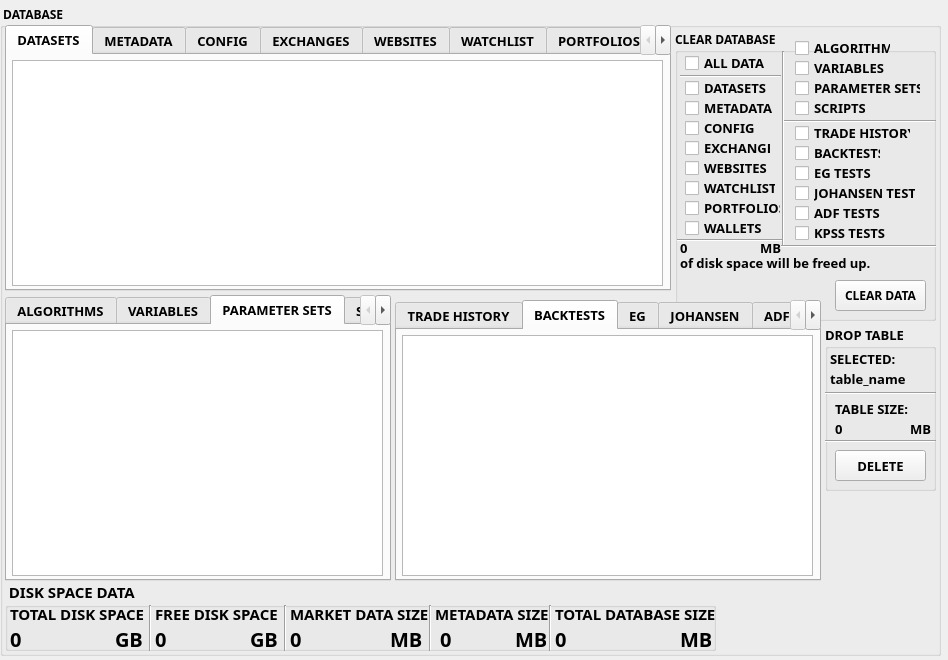
<?xml version="1.0" encoding="UTF-8"?>
<ui version="4.0">
 <class>Form</class>
 <widget class="QWidget" name="Form">
  <property name="geometry">
   <rect>
    <x>0</x>
    <y>0</y>
    <width>948</width>
    <height>660</height>
   </rect>
  </property>
  <property name="windowTitle">
   <string>Form</string>
  </property>
  <widget class="QGroupBox" name="groupBox_15">
   <property name="geometry">
    <rect>
     <x>0</x>
     <y>5</y>
     <width>941</width>
     <height>651</height>
    </rect>
   </property>
   <property name="font">
    <font>
     <family>FixedsysTTF</family>
     <weight>75</weight>
     <bold>true</bold>
    </font>
   </property>
   <property name="title">
    <string> DATABASE </string>
   </property>
   <widget class="QGroupBox" name="groupBox">
    <property name="geometry">
     <rect>
      <x>675</x>
      <y>25</y>
      <width>261</width>
      <height>291</height>
     </rect>
    </property>
    <property name="title">
     <string>CLEAR DATABASE </string>
    </property>
    <property name="checkable">
     <bool>false</bool>
    </property>
    <property name="checked">
     <bool>false</bool>
    </property>
    <widget class="QCheckBox" name="checkBox_2">
     <property name="geometry">
      <rect>
       <x>10</x>
       <y>70</y>
       <width>92</width>
       <height>16</height>
      </rect>
     </property>
     <property name="font">
      <font>
       <family>FixedsysTTF</family>
       <pointsize>10</pointsize>
       <weight>75</weight>
       <bold>true</bold>
      </font>
     </property>
     <property name="text">
      <string>METADATA</string>
     </property>
    </widget>
    <widget class="QCheckBox" name="checkBox">
     <property name="geometry">
      <rect>
       <x>10</x>
       <y>50</y>
       <width>86</width>
       <height>16</height>
      </rect>
     </property>
     <property name="font">
      <font>
       <family>FixedsysTTF</family>
       <pointsize>10</pointsize>
       <weight>75</weight>
       <bold>true</bold>
      </font>
     </property>
     <property name="text">
      <string>DATASETS</string>
     </property>
    </widget>
    <widget class="QCheckBox" name="checkBox_6">
     <property name="geometry">
      <rect>
       <x>120</x>
       <y>95</y>
       <width>116</width>
       <height>16</height>
      </rect>
     </property>
     <property name="font">
      <font>
       <family>FixedsysTTF</family>
       <pointsize>10</pointsize>
       <weight>75</weight>
       <bold>true</bold>
      </font>
     </property>
     <property name="text">
      <string>TRADE HISTORY</string>
     </property>
    </widget>
    <widget class="QCheckBox" name="checkBox_7">
     <property name="geometry">
      <rect>
       <x>120</x>
       <y>115</y>
       <width>86</width>
       <height>16</height>
      </rect>
     </property>
     <property name="font">
      <font>
       <family>FixedsysTTF</family>
       <pointsize>10</pointsize>
       <weight>75</weight>
       <bold>true</bold>
      </font>
     </property>
     <property name="text">
      <string>BACKTESTS</string>
     </property>
    </widget>
    <widget class="QCheckBox" name="checkBox_8">
     <property name="geometry">
      <rect>
       <x>120</x>
       <y>135</y>
       <width>81</width>
       <height>16</height>
      </rect>
     </property>
     <property name="font">
      <font>
       <family>FixedsysTTF</family>
       <pointsize>10</pointsize>
       <weight>75</weight>
       <bold>true</bold>
      </font>
     </property>
     <property name="text">
      <string>EG TESTS</string>
     </property>
    </widget>
    <widget class="QCheckBox" name="checkBox_9">
     <property name="geometry">
      <rect>
       <x>10</x>
       <y>25</y>
       <width>81</width>
       <height>16</height>
      </rect>
     </property>
     <property name="font">
      <font>
       <family>FixedsysTTF</family>
       <pointsize>10</pointsize>
       <weight>75</weight>
       <bold>true</bold>
      </font>
     </property>
     <property name="text">
      <string>ALL DATA</string>
     </property>
    </widget>
    <widget class="QCheckBox" name="checkBox_10">
     <property name="geometry">
      <rect>
       <x>10</x>
       <y>90</y>
       <width>71</width>
       <height>16</height>
      </rect>
     </property>
     <property name="font">
      <font>
       <family>FixedsysTTF</family>
       <pointsize>10</pointsize>
       <weight>75</weight>
       <bold>true</bold>
      </font>
     </property>
     <property name="text">
      <string>CONFIG</string>
     </property>
    </widget>
    <widget class="QCheckBox" name="checkBox_12">
     <property name="geometry">
      <rect>
       <x>120</x>
       <y>155</y>
       <width>121</width>
       <height>16</height>
      </rect>
     </property>
     <property name="font">
      <font>
       <family>FixedsysTTF</family>
       <pointsize>10</pointsize>
       <weight>75</weight>
       <bold>true</bold>
      </font>
     </property>
     <property name="text">
      <string>JOHANSEN TESTS</string>
     </property>
    </widget>
    <widget class="QCheckBox" name="checkBox_13">
     <property name="geometry">
      <rect>
       <x>120</x>
       <y>195</y>
       <width>96</width>
       <height>16</height>
      </rect>
     </property>
     <property name="font">
      <font>
       <family>FixedsysTTF</family>
       <pointsize>10</pointsize>
       <weight>75</weight>
       <bold>true</bold>
      </font>
     </property>
     <property name="text">
      <string>KPSS TESTS</string>
     </property>
    </widget>
    <widget class="QCheckBox" name="checkBox_14">
     <property name="geometry">
      <rect>
       <x>120</x>
       <y>175</y>
       <width>96</width>
       <height>16</height>
      </rect>
     </property>
     <property name="font">
      <font>
       <family>FixedsysTTF</family>
       <pointsize>10</pointsize>
       <weight>75</weight>
       <bold>true</bold>
      </font>
     </property>
     <property name="text">
      <string>ADF TESTS</string>
     </property>
    </widget>
    <widget class="Line" name="line_5">
     <property name="geometry">
      <rect>
       <x>5</x>
       <y>38</y>
       <width>101</width>
       <height>16</height>
      </rect>
     </property>
     <property name="orientation">
      <enum>Qt::Horizontal</enum>
     </property>
    </widget>
    <widget class="QCheckBox" name="checkBox_15">
     <property name="geometry">
      <rect>
       <x>10</x>
       <y>130</y>
       <width>92</width>
       <height>16</height>
      </rect>
     </property>
     <property name="font">
      <font>
       <family>FixedsysTTF</family>
       <pointsize>10</pointsize>
       <weight>75</weight>
       <bold>true</bold>
      </font>
     </property>
     <property name="text">
      <string>WEBSITES</string>
     </property>
    </widget>
    <widget class="QCheckBox" name="checkBox_16">
     <property name="geometry">
      <rect>
       <x>10</x>
       <y>150</y>
       <width>91</width>
       <height>16</height>
      </rect>
     </property>
     <property name="font">
      <font>
       <family>FixedsysTTF</family>
       <pointsize>10</pointsize>
       <weight>75</weight>
       <bold>true</bold>
      </font>
     </property>
     <property name="text">
      <string>WATCHLIST</string>
     </property>
    </widget>
    <widget class="QCheckBox" name="checkBox_17">
     <property name="geometry">
      <rect>
       <x>10</x>
       <y>110</y>
       <width>86</width>
       <height>16</height>
      </rect>
     </property>
     <property name="font">
      <font>
       <family>FixedsysTTF</family>
       <pointsize>10</pointsize>
       <weight>75</weight>
       <bold>true</bold>
      </font>
     </property>
     <property name="text">
      <string>EXCHANGES</string>
     </property>
    </widget>
    <widget class="QCheckBox" name="checkBox_18">
     <property name="geometry">
      <rect>
       <x>10</x>
       <y>190</y>
       <width>92</width>
       <height>16</height>
      </rect>
     </property>
     <property name="font">
      <font>
       <family>FixedsysTTF</family>
       <pointsize>10</pointsize>
       <weight>75</weight>
       <bold>true</bold>
      </font>
     </property>
     <property name="text">
      <string>WALLETS</string>
     </property>
    </widget>
    <widget class="QCheckBox" name="checkBox_20">
     <property name="geometry">
      <rect>
       <x>10</x>
       <y>170</y>
       <width>96</width>
       <height>16</height>
      </rect>
     </property>
     <property name="font">
      <font>
       <family>FixedsysTTF</family>
       <pointsize>10</pointsize>
       <weight>75</weight>
       <bold>true</bold>
      </font>
     </property>
     <property name="text">
      <string>PORTFOLIOS</string>
     </property>
    </widget>
    <widget class="QCheckBox" name="checkBox_3">
     <property name="geometry">
      <rect>
       <x>120</x>
       <y>10</y>
       <width>96</width>
       <height>16</height>
      </rect>
     </property>
     <property name="font">
      <font>
       <family>FixedsysTTF</family>
       <pointsize>10</pointsize>
       <weight>75</weight>
       <bold>true</bold>
      </font>
     </property>
     <property name="text">
      <string>ALGORITHMS</string>
     </property>
    </widget>
    <widget class="QCheckBox" name="checkBox_11">
     <property name="geometry">
      <rect>
       <x>120</x>
       <y>70</y>
       <width>71</width>
       <height>16</height>
      </rect>
     </property>
     <property name="font">
      <font>
       <family>FixedsysTTF</family>
       <pointsize>10</pointsize>
       <weight>75</weight>
       <bold>true</bold>
      </font>
     </property>
     <property name="text">
      <string>SCRIPTS</string>
     </property>
    </widget>
    <widget class="QCheckBox" name="checkBox_4">
     <property name="geometry">
      <rect>
       <x>120</x>
       <y>30</y>
       <width>92</width>
       <height>16</height>
      </rect>
     </property>
     <property name="font">
      <font>
       <family>FixedsysTTF</family>
       <pointsize>10</pointsize>
       <weight>75</weight>
       <bold>true</bold>
      </font>
     </property>
     <property name="text">
      <string>VARIABLES</string>
     </property>
    </widget>
    <widget class="QCheckBox" name="checkBox_5">
     <property name="geometry">
      <rect>
       <x>120</x>
       <y>50</y>
       <width>126</width>
       <height>16</height>
      </rect>
     </property>
     <property name="font">
      <font>
       <family>FixedsysTTF</family>
       <pointsize>10</pointsize>
       <weight>75</weight>
       <bold>true</bold>
      </font>
     </property>
     <property name="text">
      <string>PARAMETER SETS</string>
     </property>
    </widget>
    <widget class="Line" name="line_6">
     <property name="geometry">
      <rect>
       <x>107</x>
       <y>83</y>
       <width>154</width>
       <height>16</height>
      </rect>
     </property>
     <property name="orientation">
      <enum>Qt::Horizontal</enum>
     </property>
    </widget>
    <widget class="Line" name="line_7">
     <property name="geometry">
      <rect>
       <x>100</x>
       <y>21</y>
       <width>16</width>
       <height>196</height>
      </rect>
     </property>
     <property name="orientation">
      <enum>Qt::Vertical</enum>
     </property>
    </widget>
    <widget class="QLabel" name="label_16">
     <property name="geometry">
      <rect>
       <x>5</x>
       <y>225</y>
       <width>226</width>
       <height>16</height>
      </rect>
     </property>
     <property name="font">
      <font>
       <family>FixedsysTTF</family>
       <pointsize>10</pointsize>
       <weight>75</weight>
       <bold>true</bold>
      </font>
     </property>
     <property name="text">
      <string>of disk space will be freed up.</string>
     </property>
    </widget>
    <widget class="Line" name="line_9">
     <property name="geometry">
      <rect>
       <x>2</x>
       <y>202</y>
       <width>106</width>
       <height>16</height>
      </rect>
     </property>
     <property name="orientation">
      <enum>Qt::Horizontal</enum>
     </property>
    </widget>
    <widget class="Line" name="line_11">
     <property name="geometry">
      <rect>
       <x>106</x>
       <y>208</y>
       <width>156</width>
       <height>16</height>
      </rect>
     </property>
     <property name="orientation">
      <enum>Qt::Horizontal</enum>
     </property>
    </widget>
    <widget class="QLabel" name="label_22">
     <property name="geometry">
      <rect>
       <x>5</x>
       <y>210</y>
       <width>76</width>
       <height>16</height>
      </rect>
     </property>
     <property name="font">
      <font>
       <family>FixedsysTTF</family>
       <pointsize>10</pointsize>
       <weight>75</weight>
       <bold>true</bold>
      </font>
     </property>
     <property name="text">
      <string>0</string>
     </property>
    </widget>
    <widget class="QLabel" name="label_24">
     <property name="geometry">
      <rect>
       <x>85</x>
       <y>210</y>
       <width>21</width>
       <height>16</height>
      </rect>
     </property>
     <property name="font">
      <font>
       <family>FixedsysTTF</family>
       <pointsize>10</pointsize>
       <weight>75</weight>
       <bold>true</bold>
      </font>
     </property>
     <property name="text">
      <string>MB</string>
     </property>
    </widget>
    <widget class="QPushButton" name="pushButton_27">
     <property name="geometry">
      <rect>
       <x>160</x>
       <y>250</y>
       <width>91</width>
       <height>31</height>
      </rect>
     </property>
     <property name="toolTip">
      <string>&lt;html&gt;&lt;head/&gt;&lt;body&gt;&lt;p&gt;Clears all data (tables and files) from selected groups. Leaves empty tables.&lt;/p&gt;&lt;p&gt;Size:&lt;/p&gt;&lt;/body&gt;&lt;/html&gt;</string>
     </property>
     <property name="text">
      <string>CLEAR DATA</string>
     </property>
    </widget>
   </widget>
   <widget class="QTabWidget" name="tabWidget">
    <property name="geometry">
     <rect>
      <x>5</x>
      <y>290</y>
      <width>386</width>
      <height>286</height>
     </rect>
    </property>
    <property name="font">
     <font>
      <family>FixedsysTTF</family>
      <pointsize>10</pointsize>
      <weight>75</weight>
      <bold>true</bold>
     </font>
    </property>
    <property name="currentIndex">
     <number>2</number>
    </property>
    <widget class="QWidget" name="tab">
     <attribute name="title">
      <string>ALGORITHMS</string>
     </attribute>
     <widget class="QTableView" name="tableView_5">
      <property name="geometry">
       <rect>
        <x>5</x>
        <y>5</y>
        <width>371</width>
        <height>246</height>
       </rect>
      </property>
     </widget>
    </widget>
    <widget class="QWidget" name="tab_2">
     <attribute name="title">
      <string>VARIABLES</string>
     </attribute>
     <widget class="QTableView" name="tableView_7">
      <property name="geometry">
       <rect>
        <x>5</x>
        <y>5</y>
        <width>371</width>
        <height>246</height>
       </rect>
      </property>
     </widget>
    </widget>
    <widget class="QWidget" name="tab_3">
     <attribute name="title">
      <string>PARAMETER SETS</string>
     </attribute>
     <widget class="QTableView" name="tableView_8">
      <property name="geometry">
       <rect>
        <x>5</x>
        <y>5</y>
        <width>371</width>
        <height>246</height>
       </rect>
      </property>
     </widget>
    </widget>
    <widget class="QWidget" name="tab_18">
     <attribute name="title">
      <string>SCRIPTS</string>
     </attribute>
     <widget class="QTableView" name="tableView_22">
      <property name="geometry">
       <rect>
        <x>5</x>
        <y>5</y>
        <width>371</width>
        <height>246</height>
       </rect>
      </property>
     </widget>
    </widget>
   </widget>
   <widget class="QTabWidget" name="tabWidget_2">
    <property name="geometry">
     <rect>
      <x>395</x>
      <y>295</y>
      <width>426</width>
      <height>281</height>
     </rect>
    </property>
    <property name="font">
     <font>
      <family>FixedsysTTF</family>
      <pointsize>10</pointsize>
      <weight>75</weight>
      <bold>true</bold>
     </font>
    </property>
    <property name="currentIndex">
     <number>1</number>
    </property>
    <widget class="QWidget" name="tab_4">
     <attribute name="title">
      <string>TRADE HISTORY</string>
     </attribute>
     <widget class="QTableView" name="tableView_6">
      <property name="geometry">
       <rect>
        <x>5</x>
        <y>5</y>
        <width>411</width>
        <height>241</height>
       </rect>
      </property>
     </widget>
    </widget>
    <widget class="QWidget" name="tab_5">
     <attribute name="title">
      <string>BACKTESTS</string>
     </attribute>
     <widget class="QTableView" name="tableView_9">
      <property name="geometry">
       <rect>
        <x>5</x>
        <y>5</y>
        <width>411</width>
        <height>241</height>
       </rect>
      </property>
     </widget>
    </widget>
    <widget class="QWidget" name="tab_6">
     <attribute name="title">
      <string>EG</string>
     </attribute>
     <widget class="QTableView" name="tableView_10">
      <property name="geometry">
       <rect>
        <x>5</x>
        <y>5</y>
        <width>411</width>
        <height>241</height>
       </rect>
      </property>
     </widget>
    </widget>
    <widget class="QWidget" name="tab_7">
     <attribute name="title">
      <string>JOHANSEN</string>
     </attribute>
     <widget class="QTableView" name="tableView_11">
      <property name="geometry">
       <rect>
        <x>5</x>
        <y>5</y>
        <width>411</width>
        <height>241</height>
       </rect>
      </property>
     </widget>
    </widget>
    <widget class="QWidget" name="tab_8">
     <attribute name="title">
      <string>ADF</string>
     </attribute>
     <widget class="QTableView" name="tableView_12">
      <property name="geometry">
       <rect>
        <x>5</x>
        <y>5</y>
        <width>411</width>
        <height>241</height>
       </rect>
      </property>
     </widget>
    </widget>
    <widget class="QWidget" name="tab_9">
     <attribute name="title">
      <string>KPSS</string>
     </attribute>
     <widget class="QTableView" name="tableView_13">
      <property name="geometry">
       <rect>
        <x>5</x>
        <y>5</y>
        <width>411</width>
        <height>241</height>
       </rect>
      </property>
     </widget>
    </widget>
   </widget>
   <widget class="QGroupBox" name="groupBox_3">
    <property name="geometry">
     <rect>
      <x>5</x>
      <y>575</y>
      <width>711</width>
      <height>71</height>
     </rect>
    </property>
    <property name="font">
     <font>
      <family>FixedsysTTF</family>
      <pointsize>11</pointsize>
      <weight>75</weight>
      <bold>true</bold>
     </font>
    </property>
    <property name="title">
     <string> DISK SPACE DATA  </string>
    </property>
    <widget class="QLabel" name="label">
     <property name="geometry">
      <rect>
       <x>550</x>
       <y>25</y>
       <width>166</width>
       <height>17</height>
      </rect>
     </property>
     <property name="font">
      <font>
       <family>FixedsysTTF</family>
       <pointsize>11</pointsize>
       <weight>75</weight>
       <bold>true</bold>
      </font>
     </property>
     <property name="text">
      <string>TOTAL DATABASE SIZE</string>
     </property>
    </widget>
    <widget class="QLabel" name="label_3">
     <property name="geometry">
      <rect>
       <x>675</x>
       <y>50</y>
       <width>31</width>
       <height>17</height>
      </rect>
     </property>
     <property name="font">
      <font>
       <family>FixedsysTTF</family>
       <pointsize>15</pointsize>
       <weight>75</weight>
       <bold>true</bold>
      </font>
     </property>
     <property name="text">
      <string>MB</string>
     </property>
    </widget>
    <widget class="QLabel" name="label_2">
     <property name="geometry">
      <rect>
       <x>550</x>
       <y>50</y>
       <width>71</width>
       <height>17</height>
      </rect>
     </property>
     <property name="font">
      <font>
       <family>FixedsysTTF</family>
       <pointsize>15</pointsize>
       <weight>75</weight>
       <bold>true</bold>
      </font>
     </property>
     <property name="text">
      <string>0</string>
     </property>
    </widget>
    <widget class="QLabel" name="label_4">
     <property name="geometry">
      <rect>
       <x>430</x>
       <y>25</y>
       <width>116</width>
       <height>17</height>
      </rect>
     </property>
     <property name="font">
      <font>
       <family>FixedsysTTF</family>
       <pointsize>11</pointsize>
       <weight>75</weight>
       <bold>true</bold>
      </font>
     </property>
     <property name="text">
      <string>METADATA SIZE</string>
     </property>
    </widget>
    <widget class="QLabel" name="label_5">
     <property name="geometry">
      <rect>
       <x>510</x>
       <y>50</y>
       <width>31</width>
       <height>17</height>
      </rect>
     </property>
     <property name="font">
      <font>
       <family>FixedsysTTF</family>
       <pointsize>15</pointsize>
       <weight>75</weight>
       <bold>true</bold>
      </font>
     </property>
     <property name="text">
      <string>MB</string>
     </property>
    </widget>
    <widget class="QLabel" name="label_6">
     <property name="geometry">
      <rect>
       <x>435</x>
       <y>50</y>
       <width>71</width>
       <height>17</height>
      </rect>
     </property>
     <property name="font">
      <font>
       <family>FixedsysTTF</family>
       <pointsize>15</pointsize>
       <weight>75</weight>
       <bold>true</bold>
      </font>
     </property>
     <property name="text">
      <string>0</string>
     </property>
    </widget>
    <widget class="QLabel" name="label_7">
     <property name="geometry">
      <rect>
       <x>285</x>
       <y>25</y>
       <width>146</width>
       <height>17</height>
      </rect>
     </property>
     <property name="font">
      <font>
       <family>FixedsysTTF</family>
       <pointsize>11</pointsize>
       <weight>75</weight>
       <bold>true</bold>
      </font>
     </property>
     <property name="text">
      <string>MARKET DATA SIZE</string>
     </property>
    </widget>
    <widget class="QLabel" name="label_8">
     <property name="geometry">
      <rect>
       <x>385</x>
       <y>50</y>
       <width>36</width>
       <height>17</height>
      </rect>
     </property>
     <property name="font">
      <font>
       <family>FixedsysTTF</family>
       <pointsize>15</pointsize>
       <weight>75</weight>
       <bold>true</bold>
      </font>
     </property>
     <property name="text">
      <string>MB</string>
     </property>
    </widget>
    <widget class="QLabel" name="label_9">
     <property name="geometry">
      <rect>
       <x>285</x>
       <y>50</y>
       <width>86</width>
       <height>17</height>
      </rect>
     </property>
     <property name="font">
      <font>
       <family>FixedsysTTF</family>
       <pointsize>15</pointsize>
       <weight>75</weight>
       <bold>true</bold>
      </font>
     </property>
     <property name="text">
      <string>0</string>
     </property>
    </widget>
    <widget class="QLabel" name="label_11">
     <property name="geometry">
      <rect>
       <x>110</x>
       <y>50</y>
       <width>31</width>
       <height>17</height>
      </rect>
     </property>
     <property name="font">
      <font>
       <family>FixedsysTTF</family>
       <pointsize>15</pointsize>
       <weight>75</weight>
       <bold>true</bold>
      </font>
     </property>
     <property name="text">
      <string>GB</string>
     </property>
    </widget>
    <widget class="QLabel" name="label_12">
     <property name="geometry">
      <rect>
       <x>5</x>
       <y>50</y>
       <width>81</width>
       <height>17</height>
      </rect>
     </property>
     <property name="font">
      <font>
       <family>FixedsysTTF</family>
       <pointsize>15</pointsize>
       <weight>75</weight>
       <bold>true</bold>
      </font>
     </property>
     <property name="text">
      <string>0</string>
     </property>
    </widget>
    <widget class="QLabel" name="label_10">
     <property name="geometry">
      <rect>
       <x>5</x>
       <y>25</y>
       <width>136</width>
       <height>17</height>
      </rect>
     </property>
     <property name="font">
      <font>
       <family>FixedsysTTF</family>
       <pointsize>11</pointsize>
       <weight>75</weight>
       <bold>true</bold>
      </font>
     </property>
     <property name="text">
      <string>TOTAL DISK SPACE</string>
     </property>
    </widget>
    <widget class="QLabel" name="label_13">
     <property name="geometry">
      <rect>
       <x>245</x>
       <y>50</y>
       <width>31</width>
       <height>17</height>
      </rect>
     </property>
     <property name="font">
      <font>
       <family>FixedsysTTF</family>
       <pointsize>15</pointsize>
       <weight>75</weight>
       <bold>true</bold>
      </font>
     </property>
     <property name="text">
      <string>GB</string>
     </property>
    </widget>
    <widget class="QLabel" name="label_14">
     <property name="geometry">
      <rect>
       <x>150</x>
       <y>25</y>
       <width>131</width>
       <height>17</height>
      </rect>
     </property>
     <property name="font">
      <font>
       <family>FixedsysTTF</family>
       <pointsize>11</pointsize>
       <weight>75</weight>
       <bold>true</bold>
      </font>
     </property>
     <property name="text">
      <string>FREE DISK SPACE</string>
     </property>
    </widget>
    <widget class="QLabel" name="label_15">
     <property name="geometry">
      <rect>
       <x>150</x>
       <y>50</y>
       <width>91</width>
       <height>17</height>
      </rect>
     </property>
     <property name="font">
      <font>
       <family>FixedsysTTF</family>
       <pointsize>15</pointsize>
       <weight>75</weight>
       <bold>true</bold>
      </font>
     </property>
     <property name="text">
      <string>0</string>
     </property>
    </widget>
    <widget class="Line" name="line">
     <property name="geometry">
      <rect>
       <x>140</x>
       <y>25</y>
       <width>10</width>
       <height>46</height>
      </rect>
     </property>
     <property name="orientation">
      <enum>Qt::Vertical</enum>
     </property>
    </widget>
    <widget class="Line" name="line_2">
     <property name="geometry">
      <rect>
       <x>275</x>
       <y>25</y>
       <width>10</width>
       <height>46</height>
      </rect>
     </property>
     <property name="orientation">
      <enum>Qt::Vertical</enum>
     </property>
    </widget>
    <widget class="Line" name="line_3">
     <property name="geometry">
      <rect>
       <x>420</x>
       <y>25</y>
       <width>10</width>
       <height>46</height>
      </rect>
     </property>
     <property name="orientation">
      <enum>Qt::Vertical</enum>
     </property>
    </widget>
    <widget class="Line" name="line_4">
     <property name="geometry">
      <rect>
       <x>540</x>
       <y>25</y>
       <width>10</width>
       <height>46</height>
      </rect>
     </property>
     <property name="orientation">
      <enum>Qt::Vertical</enum>
     </property>
    </widget>
   </widget>
   <widget class="QTabWidget" name="tabWidget_3">
    <property name="geometry">
     <rect>
      <x>5</x>
      <y>20</y>
      <width>666</width>
      <height>266</height>
     </rect>
    </property>
    <property name="font">
     <font>
      <family>FixedsysTTF</family>
      <pointsize>10</pointsize>
      <weight>75</weight>
      <bold>true</bold>
     </font>
    </property>
    <property name="currentIndex">
     <number>0</number>
    </property>
    <widget class="QWidget" name="tab_10">
     <attribute name="title">
      <string>DATASETS</string>
     </attribute>
     <widget class="QTableView" name="tableView_14">
      <property name="geometry">
       <rect>
        <x>5</x>
        <y>5</y>
        <width>651</width>
        <height>226</height>
       </rect>
      </property>
     </widget>
    </widget>
    <widget class="QWidget" name="tab_11">
     <attribute name="title">
      <string>METADATA</string>
     </attribute>
     <widget class="QTableView" name="tableView_15">
      <property name="geometry">
       <rect>
        <x>5</x>
        <y>5</y>
        <width>651</width>
        <height>226</height>
       </rect>
      </property>
     </widget>
    </widget>
    <widget class="QWidget" name="tab_12">
     <attribute name="title">
      <string>CONFIG</string>
     </attribute>
     <widget class="QTableView" name="tableView_16">
      <property name="geometry">
       <rect>
        <x>5</x>
        <y>5</y>
        <width>651</width>
        <height>226</height>
       </rect>
      </property>
     </widget>
    </widget>
    <widget class="QWidget" name="tab_16">
     <attribute name="title">
      <string>EXCHANGES</string>
     </attribute>
     <widget class="QTableView" name="tableView_17">
      <property name="geometry">
       <rect>
        <x>5</x>
        <y>5</y>
        <width>651</width>
        <height>226</height>
       </rect>
      </property>
     </widget>
    </widget>
    <widget class="QWidget" name="tab_14">
     <attribute name="title">
      <string>WEBSITES</string>
     </attribute>
     <widget class="QTableView" name="tableView_18">
      <property name="geometry">
       <rect>
        <x>5</x>
        <y>5</y>
        <width>651</width>
        <height>226</height>
       </rect>
      </property>
     </widget>
    </widget>
    <widget class="QWidget" name="tab_15">
     <attribute name="title">
      <string>WATCHLIST</string>
     </attribute>
     <widget class="QTableView" name="tableView_19">
      <property name="geometry">
       <rect>
        <x>5</x>
        <y>5</y>
        <width>651</width>
        <height>226</height>
       </rect>
      </property>
     </widget>
    </widget>
    <widget class="QWidget" name="tab_17">
     <attribute name="title">
      <string>PORTFOLIOS</string>
     </attribute>
     <widget class="QTableView" name="tableView_20">
      <property name="geometry">
       <rect>
        <x>5</x>
        <y>5</y>
        <width>651</width>
        <height>226</height>
       </rect>
      </property>
     </widget>
    </widget>
    <widget class="QWidget" name="tab_13">
     <attribute name="title">
      <string>WALLETS</string>
     </attribute>
     <widget class="QTableView" name="tableView_21">
      <property name="geometry">
       <rect>
        <x>5</x>
        <y>5</y>
        <width>651</width>
        <height>226</height>
       </rect>
      </property>
     </widget>
    </widget>
   </widget>
   <widget class="QGroupBox" name="groupBox_2">
    <property name="geometry">
     <rect>
      <x>825</x>
      <y>320</y>
      <width>111</width>
      <height>166</height>
     </rect>
    </property>
    <property name="font">
     <font>
      <family>FixedsysTTF</family>
      <pointsize>10</pointsize>
      <weight>75</weight>
      <bold>true</bold>
     </font>
    </property>
    <property name="title">
     <string>DROP TABLE</string>
    </property>
    <widget class="QLabel" name="label_25">
     <property name="geometry">
      <rect>
       <x>5</x>
       <y>25</y>
       <width>66</width>
       <height>17</height>
      </rect>
     </property>
     <property name="font">
      <font>
       <family>FixedsysTTF</family>
       <pointsize>10</pointsize>
       <weight>75</weight>
       <bold>true</bold>
      </font>
     </property>
     <property name="text">
      <string>SELECTED:</string>
     </property>
    </widget>
    <widget class="QLabel" name="label_26">
     <property name="geometry">
      <rect>
       <x>5</x>
       <y>45</y>
       <width>101</width>
       <height>17</height>
      </rect>
     </property>
     <property name="font">
      <font>
       <family>FixedsysTTF</family>
       <pointsize>10</pointsize>
       <weight>75</weight>
       <bold>true</bold>
      </font>
     </property>
     <property name="text">
      <string>table_name</string>
     </property>
    </widget>
    <widget class="QLabel" name="label_20">
     <property name="geometry">
      <rect>
       <x>10</x>
       <y>75</y>
       <width>81</width>
       <height>17</height>
      </rect>
     </property>
     <property name="font">
      <font>
       <family>FixedsysTTF</family>
       <pointsize>10</pointsize>
       <weight>75</weight>
       <bold>true</bold>
      </font>
     </property>
     <property name="text">
      <string>TABLE SIZE:</string>
     </property>
    </widget>
    <widget class="Line" name="line_12">
     <property name="geometry">
      <rect>
       <x>0</x>
       <y>60</y>
       <width>111</width>
       <height>16</height>
      </rect>
     </property>
     <property name="orientation">
      <enum>Qt::Horizontal</enum>
     </property>
    </widget>
    <widget class="QLabel" name="label_21">
     <property name="geometry">
      <rect>
       <x>10</x>
       <y>95</y>
       <width>71</width>
       <height>17</height>
      </rect>
     </property>
     <property name="font">
      <font>
       <family>FixedsysTTF</family>
       <pointsize>10</pointsize>
       <weight>75</weight>
       <bold>true</bold>
      </font>
     </property>
     <property name="text">
      <string>0 </string>
     </property>
    </widget>
    <widget class="QLabel" name="label_23">
     <property name="geometry">
      <rect>
       <x>85</x>
       <y>95</y>
       <width>21</width>
       <height>17</height>
      </rect>
     </property>
     <property name="font">
      <font>
       <family>FixedsysTTF</family>
       <pointsize>10</pointsize>
       <weight>75</weight>
       <bold>true</bold>
      </font>
     </property>
     <property name="text">
      <string>MB</string>
     </property>
    </widget>
    <widget class="QPushButton" name="pushButton_26">
     <property name="geometry">
      <rect>
       <x>10</x>
       <y>125</y>
       <width>91</width>
       <height>31</height>
      </rect>
     </property>
     <property name="toolTip">
      <string>&lt;html&gt;&lt;head/&gt;&lt;body&gt;&lt;p&gt;Deletes single, currently selected table or file.&lt;/p&gt;&lt;p&gt;Current selection:&lt;/p&gt;&lt;p&gt;Size:&lt;/p&gt;&lt;/body&gt;&lt;/html&gt;</string>
     </property>
     <property name="text">
      <string>DELETE</string>
     </property>
    </widget>
    <widget class="Line" name="line_13">
     <property name="geometry">
      <rect>
       <x>0</x>
       <y>108</y>
       <width>111</width>
       <height>16</height>
      </rect>
     </property>
     <property name="orientation">
      <enum>Qt::Horizontal</enum>
     </property>
    </widget>
   </widget>
  </widget>
 </widget>
 <resources/>
 <connections/>
</ui>
